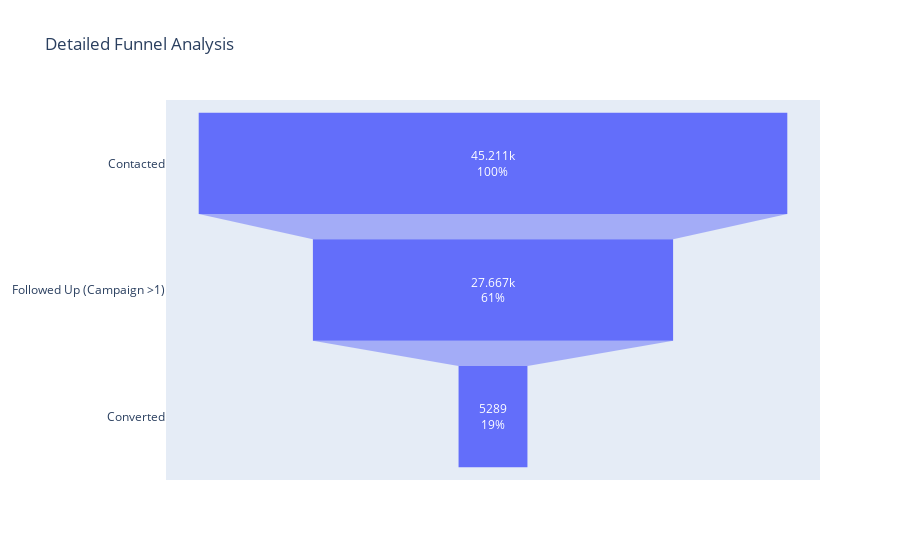

Write notebook code for a chart like this one.
### Code cell
contacted_more_than_once = df[df['campaign'] > 1].shape[0]

funnel_advanced = go.Figure(go.Funnel(
    y = ["Contacted", "Followed Up (Campaign >1)", "Converted"],
    x = [total_contacted, contacted_more_than_once, total_converted],
    textinfo = "value+percent previous"
))

funnel_advanced.update_layout(title="Detailed Funnel Analysis")

### Figure 1 — Plotly figure (JSON) as saved in the notebook; plotly's stock layout.template omitted (floating-point values rounded to 4 significant figures)
{"data": [{"textinfo": "value+percent previous", "type": "funnel", "x": [45211, 27667, 5289], "y": ["Contacted", "Followed Up (Campaign >1)", "Converted"]}], "layout": {"title": {"text": "Detailed Funnel Analysis"}}}
